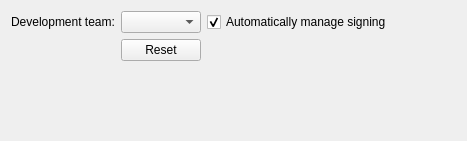
<?xml version="1.0" encoding="UTF-8"?>
<ui version="4.0">
 <class>Ios::Internal::IosBuildSettingsWidget</class>
 <widget class="QWidget" name="Ios::Internal::IosBuildSettingsWidget">
  <property name="geometry">
   <rect>
    <x>0</x>
    <y>0</y>
    <width>467</width>
    <height>141</height>
   </rect>
  </property>
  <property name="windowTitle">
   <string/>
  </property>
  <layout class="QVBoxLayout" name="verticalLayout">
   <item>
    <layout class="QGridLayout" name="gridLayout">
     <item row="1" column="1">
      <widget class="QPushButton" name="m_qmakeDefaults">
       <property name="sizePolicy">
        <sizepolicy hsizetype="Maximum" vsizetype="Fixed">
         <horstretch>0</horstretch>
         <verstretch>0</verstretch>
        </sizepolicy>
       </property>
       <property name="text">
        <string>Reset</string>
       </property>
      </widget>
     </item>
     <item row="0" column="1">
      <widget class="QComboBox" name="m_signEntityCombo">
       <property name="sizePolicy">
        <sizepolicy hsizetype="Preferred" vsizetype="Fixed">
         <horstretch>0</horstretch>
         <verstretch>0</verstretch>
        </sizepolicy>
       </property>
      </widget>
     </item>
     <item row="0" column="2">
      <widget class="QCheckBox" name="m_autoSignCheckbox">
       <property name="sizePolicy">
        <sizepolicy hsizetype="Expanding" vsizetype="Fixed">
         <horstretch>0</horstretch>
         <verstretch>0</verstretch>
        </sizepolicy>
       </property>
       <property name="text">
        <string>Automatically manage signing</string>
       </property>
       <property name="checked">
        <bool>true</bool>
       </property>
      </widget>
     </item>
     <item row="0" column="0">
      <widget class="QLabel" name="m_signEntityLabel">
       <property name="text">
        <string>Development team:</string>
       </property>
      </widget>
     </item>
    </layout>
   </item>
   <item>
    <layout class="QHBoxLayout" name="horizontalLayout">
     <item>
      <widget class="QLabel" name="m_infoIconLabel">
       <property name="sizePolicy">
        <sizepolicy hsizetype="Maximum" vsizetype="Preferred">
         <horstretch>0</horstretch>
         <verstretch>0</verstretch>
        </sizepolicy>
       </property>
       <property name="text">
        <string/>
       </property>
      </widget>
     </item>
     <item>
      <widget class="QLabel" name="m_infoLabel">
       <property name="sizePolicy">
        <sizepolicy hsizetype="Preferred" vsizetype="Preferred">
         <horstretch>0</horstretch>
         <verstretch>0</verstretch>
        </sizepolicy>
       </property>
       <property name="text">
        <string/>
       </property>
       <property name="wordWrap">
        <bool>false</bool>
       </property>
      </widget>
     </item>
    </layout>
   </item>
   <item>
    <layout class="QHBoxLayout" name="horizontalLayout_2">
     <item>
      <widget class="QLabel" name="m_warningIconLabel">
       <property name="sizePolicy">
        <sizepolicy hsizetype="Maximum" vsizetype="Preferred">
         <horstretch>0</horstretch>
         <verstretch>0</verstretch>
        </sizepolicy>
       </property>
       <property name="text">
        <string/>
       </property>
      </widget>
     </item>
     <item>
      <widget class="QLabel" name="m_warningLabel">
       <property name="sizePolicy">
        <sizepolicy hsizetype="Preferred" vsizetype="Preferred">
         <horstretch>0</horstretch>
         <verstretch>0</verstretch>
        </sizepolicy>
       </property>
       <property name="text">
        <string/>
       </property>
       <property name="wordWrap">
        <bool>true</bool>
       </property>
      </widget>
     </item>
    </layout>
   </item>
  </layout>
 </widget>
 <resources/>
 <connections/>
</ui>
